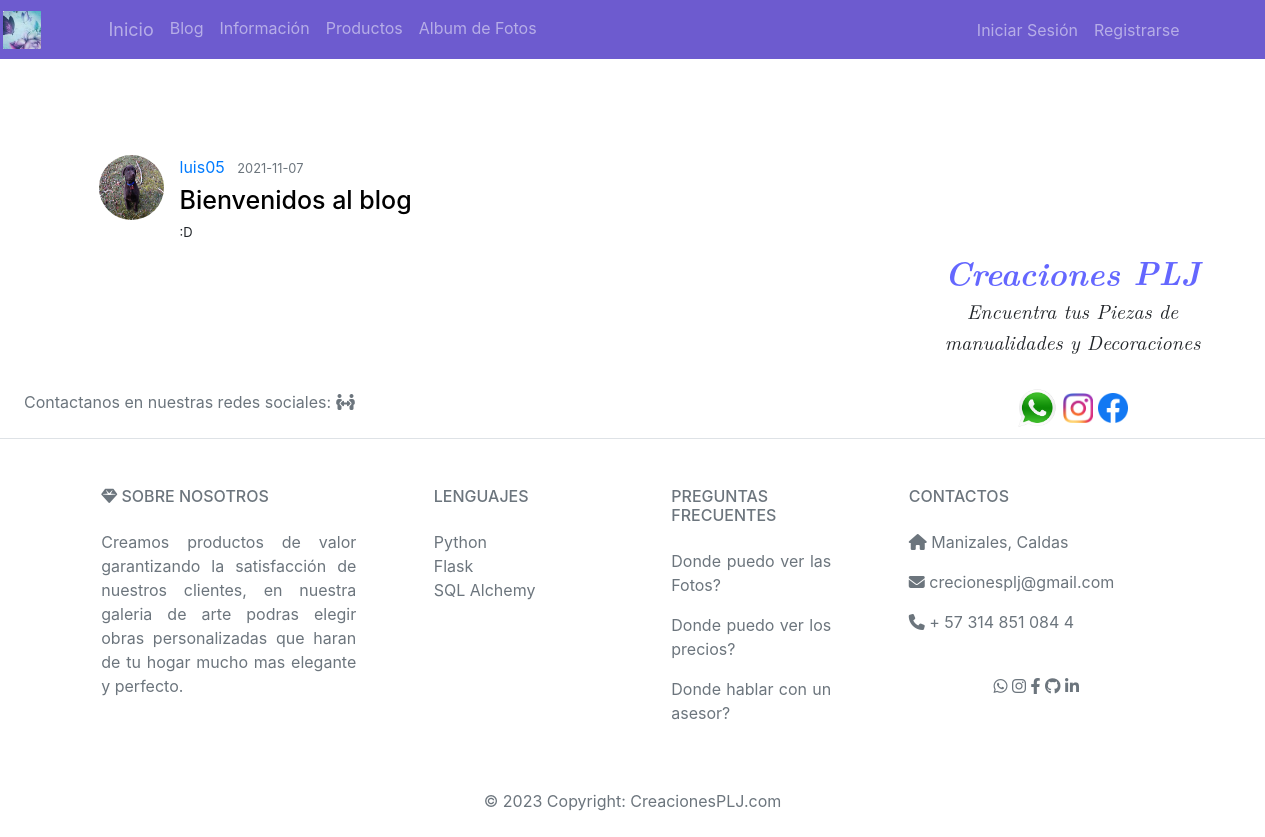
/post/1, run on the app's committed database.
### flaskblog/models.py (models this page shows, shortened)
class User(db.Model, UserMixin):
    id = db.Column(db.Integer, primary_key=True)
    username = db.Column(db.String(20), unique=True, nullable=False)
    email = db.Column(db.String(120), unique=True, nullable=False)
    image_file = db.Column(db.String(20), nullable=False, default='default.jpg')
    password = db.Column(db.String(60), nullable=False)
    posts = db.relationship('Post', backref='author', lazy=True)

class Post(db.Model):
    id = db.Column(db.Integer, primary_key=True)
    title = db.Column(db.String(100), nullable=False)
    date_posted = db.Column(db.DateTime, nullable=False, default=datetime.utcnow)
    content = db.Column(db.Text, nullable=False)
    user_id = db.Column(db.Integer, db.ForeignKey('user.id'), nullable=False)

### flaskblog/posts/routes.py (the view)
@posts.route("/post/<int:post_id>")
def post(post_id):
    post = Post.query.get_or_404(post_id)
    return render_template('post.html', title=post.title, post=post)

### flaskblog/templates/post.html (shortened to what this page needs)
{% extends "layout.html" %}
{% block content %}
<br></br>
<br></br>
  <article class="media content-section">
      <img class ="rounded-circle article-img" src="{{url_for('static', filename='profile_pics/' + post.author.image_file) }}">
      <div class="media-body">
          <div class="article-metadata">
          <a class="mr-2" href="{{ url_for('users.user_posts', username=post.author.username) }}">{{ post.author.username }}</a>
          <small class="text-muted">{{ post.date_posted.strftime('%Y-%m-%d') }}</small>
          </div>
          <h2 class="article-title">{{ post.title }}</h2>
          <p class="article-content">{{ post.content }}</p>
      </div>
  </article>
{% endblock content %}

### flaskblog/templates/css/style.css (style rules this page uses)
html,body,div,span,object,iframe,h1,h2,h3,h4,h5,h6,p,blockquote,pre,abbr,address,cite,code,del,dfn,em,img,ins,kbd,q,samp,small,strong,sub,sup,var,b,i,dl,dt,dd,ol,ul,li,fieldset,form,label,legend,table,caption,tbody,tfoot,thead,tr,th,td,article,aside,canvas,details,figcaption,figure,footer,header,hgroup,menu,nav,section,summary,time,mark,audio,video { margin:0;padding:0;border:0;outline:0;font-size:100%;vertical-align:baseline;background:transparent }
body { line-height:1 }
article,aside,details,figcaption,figure,footer,header,hgroup,menu,nav,section { display:block }
a { margin:0;padding:0;font-size:100%;vertical-align:baseline;background:transparent;text-decoration:none }
html,body { width:100%; height:100%; background:#111; }
html { -webkit-tap-highlight-color: rgba(0, 0, 0, 0); }
body { font:normal 75% Arial, Helvetica, sans-serif; }

### flaskblog/static/main.css (style rules this page uses)
body { background: rgb(250, 250, 250); }
h1, h2, h3, h4, h5, h6 { color: rgb(0, 0, 0); text-align: justify; }
p { text-align: justify; }
.text-muted { color: #000000; }
.content-section { background: #ffffff; padding: 10px 20px; border: 1px solid #ffffff; border-radius: 3px; }
.article-title { color: #000000; font-size: 25px; }
.article-content { white-space: pre-line; font-size: 13px; text-align: justify; }
.article-img { height: 65px; width: 65px; margin-right: 16px; }
.article-metadata { padding-bottom: 1px; margin-bottom: 4px; border-bottom: 1px solid #ffffff }

### data on the page
User: image_file (picture), author.username "luis05"
Post: date_posted "2021-11-07", title "Bienvenidos al blog", content ":D"
